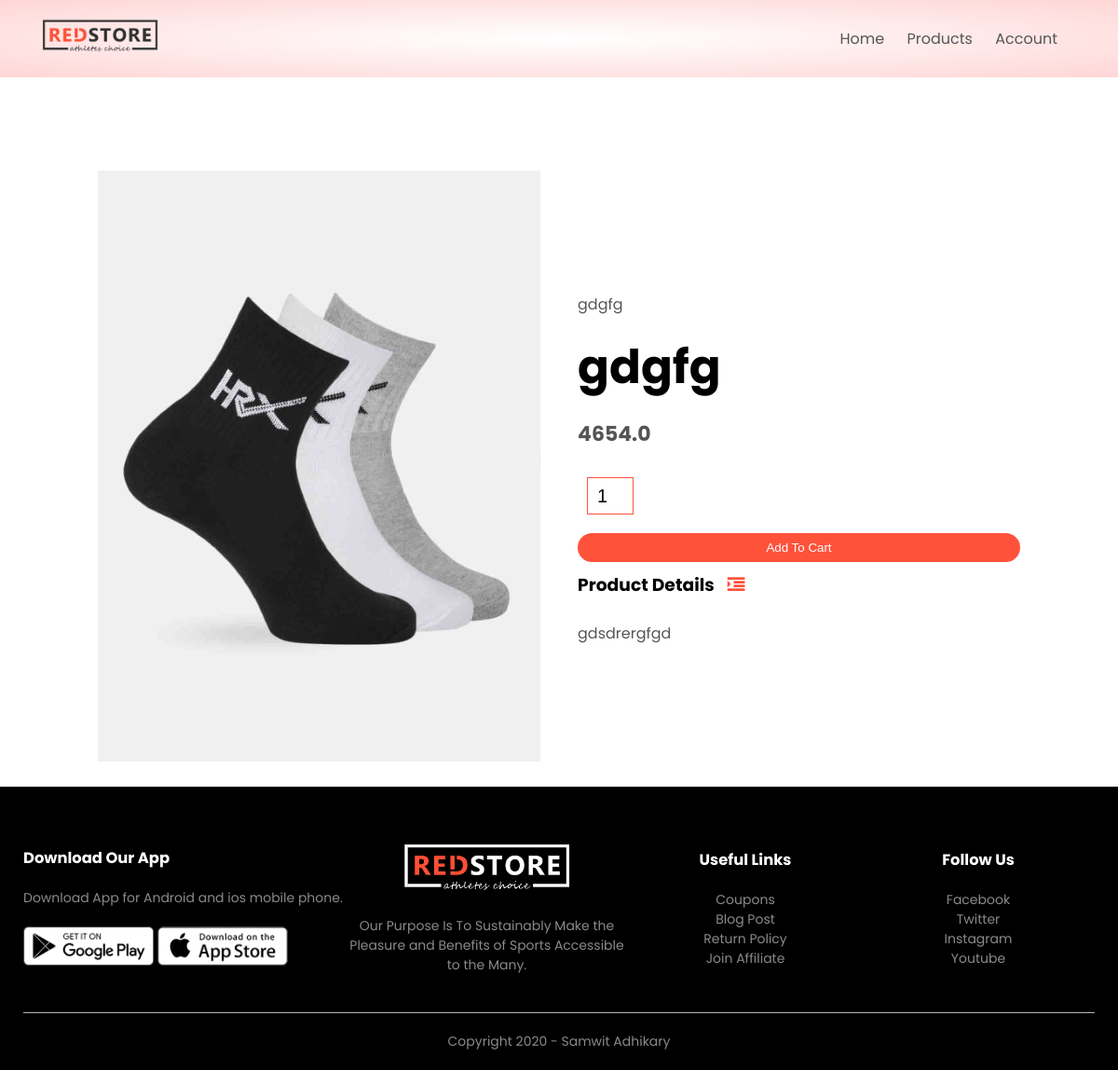
The app's page /product_details/4 with its own data.
### products/models.py (models this page shows, shortened)
class Product(models.Model):
    LIVE=1
    DELETE=0
    DELETE_CHOICES=((LIVE,'live'),(DELETE,'delete'))
    title=models.CharField(max_length=200)
    price=models.FloatField()
    description=models.TextField()
    image=models.ImageField(upload_to='media/')
    priority=models.IntegerField(default=0)
    delete_status=models.IntegerField(choices=DELETE_CHOICES,default=LIVE)
    created_at=models.DateTimeField(auto_now_add=True)
    updated_at=models.DateTimeField(auto_now=True)

### products/views.py (the view)
# urls.py: path('product_details/<pk>',views.detail_product,name='detail_product')
def detail_product(request,pk):
    product=Product.objects.get(pk=pk)
    context={'product':product}
    return render(request,'product_detail.html',context)

### templates/product_detail.html
{% extends 'blank_layout.html' %}
{% block content %}
{% include 'product_description.html' %}
{% endblock content %}

### templates/product_description.html (shortened to what this page needs)
{% load static %}
<div class="small-container single-product">
    <div class="row">
        <div class="col-2">
            <img src="{{ product.image.url }}" width="100%" id="ProductImg">
        </div>
        <div class="col-2">
            <p>{{ product.title }}</p>
            <h1>{{ product.title }}</h1>
            <h4>{{ product.price }}</h4>
            <form action="{% url 'add_to_cart' %}" method="post" enctype="multipart/form-data">
            <input type="number" value="1" name="quantity">
            <button type="submit" class="btn">Add To Cart</button>
            </form>
            <h3>Product Details <i class="fa fa-indent"></i></h3>
            <br>
            <p>{{ product.description }}</p>
        </div>
    </div>
</div>

### static/css/style.css (style rules this page uses)
* { margin: 0; padding: 0; box-sizing: border-box; }
body { font-family: 'Poppins', sans-serif; }
p { color: #555; }
.row { display: flex; align-items: center; flex-wrap: wrap; justify-content: space-around; }
.col-2 { flex-basis: 50%; min-width: 300px; }
.col-2 img { max-width: 100%; padding: 50px 0; }
.col-2 h1 { font-size: 50px; line-height: 60px; margin: 25px 0; }
.btn { display: inline-block; background: #ff523b; color: white; padding: 8px 30px; margin: 30px 0; border-radius: 30px; transition: background 0.5s; }
.small-container { max-width: 1080px; margin: auto; padding-left: 25px; padding-right: 25px; }
h4 { color: #555; font-weight: normal; }
.single-product { margin-top: 80px; }
.single-product .col-2 img { padding: 0; }
.single-product .col-2 { padding: 20px; }
.single-product h4 { margin: 20px 0; font-size: 22px; font-weight: bold; }
.single-product input { width: 50px; height: 40px; padding-left: 10px; font-size: 20px; margin-left: 10px; border: 1px solid #ff523b; margin-right: 10px; }
.single-product .fa { color: #ff523b; margin-left: 10px; }
form input { width: 100%; height: 30px; margin: 10px 0; padding: 0 10px; border: 1px solid #ccc; }
form .btn { width: 100%; border: none; cursor: pointer; margin: 10px 0; }

### records on screen
Product: image (picture), title "gdgfg", price "4654.0", description "gdsdrergfgd"
